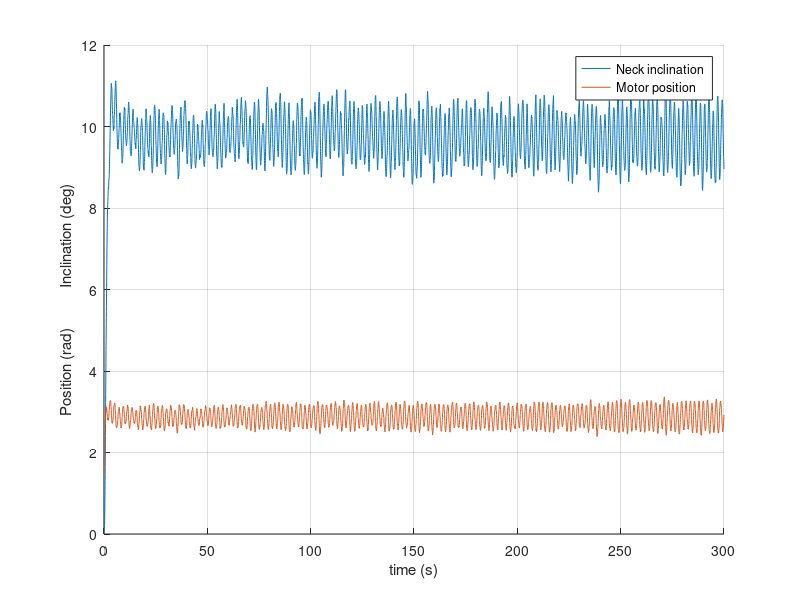

The MATLAB source for this figure:

data=csvread("data/000response.csv")
t=data(:,1);
incli=data(:,2);
motor=data(:,3);


fig=figure; hold on;grid on;

plot(t,incli);
plot(t,motor);

ylabel(' Position (rad)          Inclination (deg)      ');
xlabel('time (s)');
legend('Neck inclination', 'Motor position','Location','best');
saveas(fig,'fig/timeResponse','epsc');



